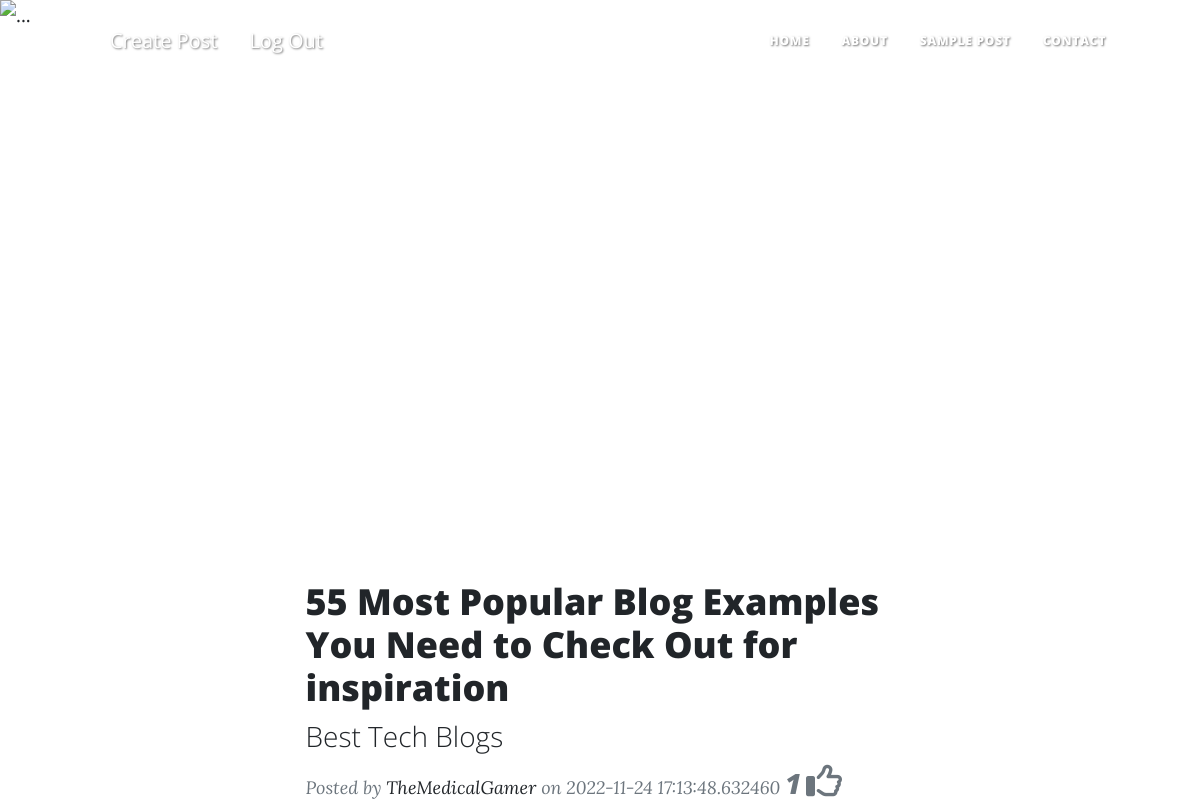
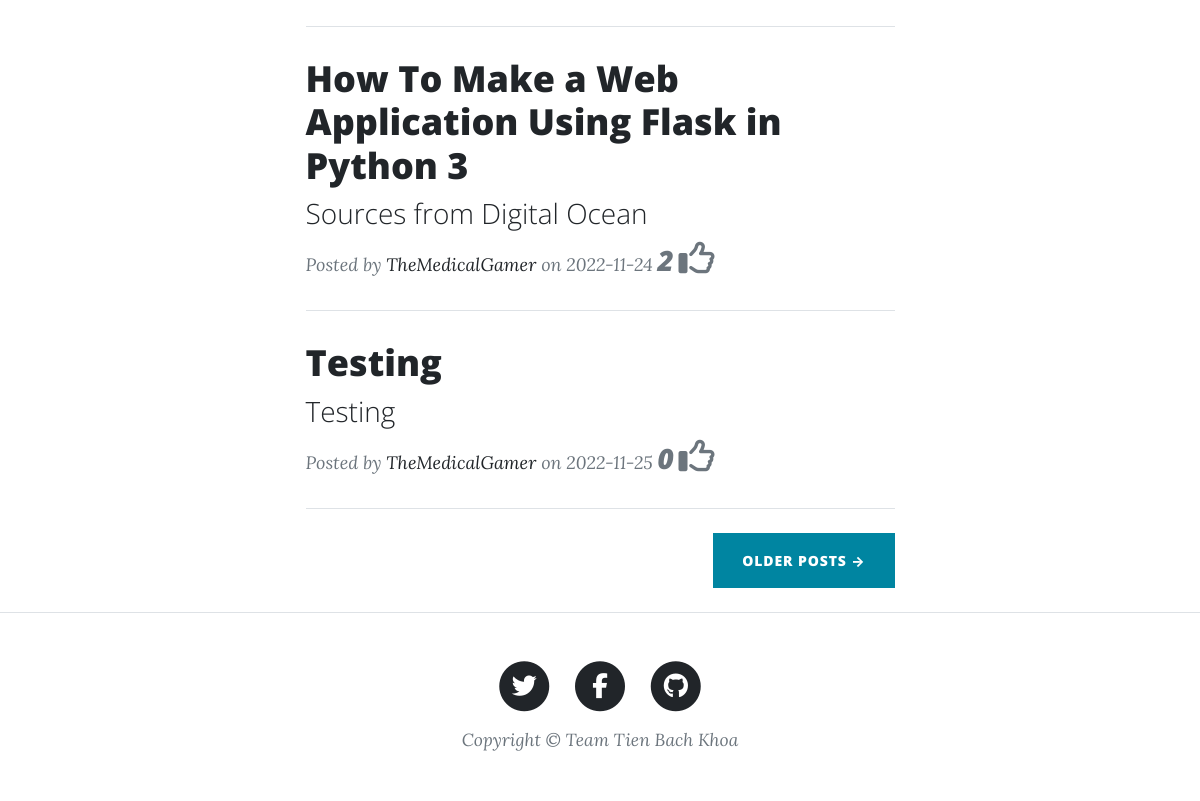
The app's page /TheMedicalGamer (signed in), older data (2 pictures, top to bottom).
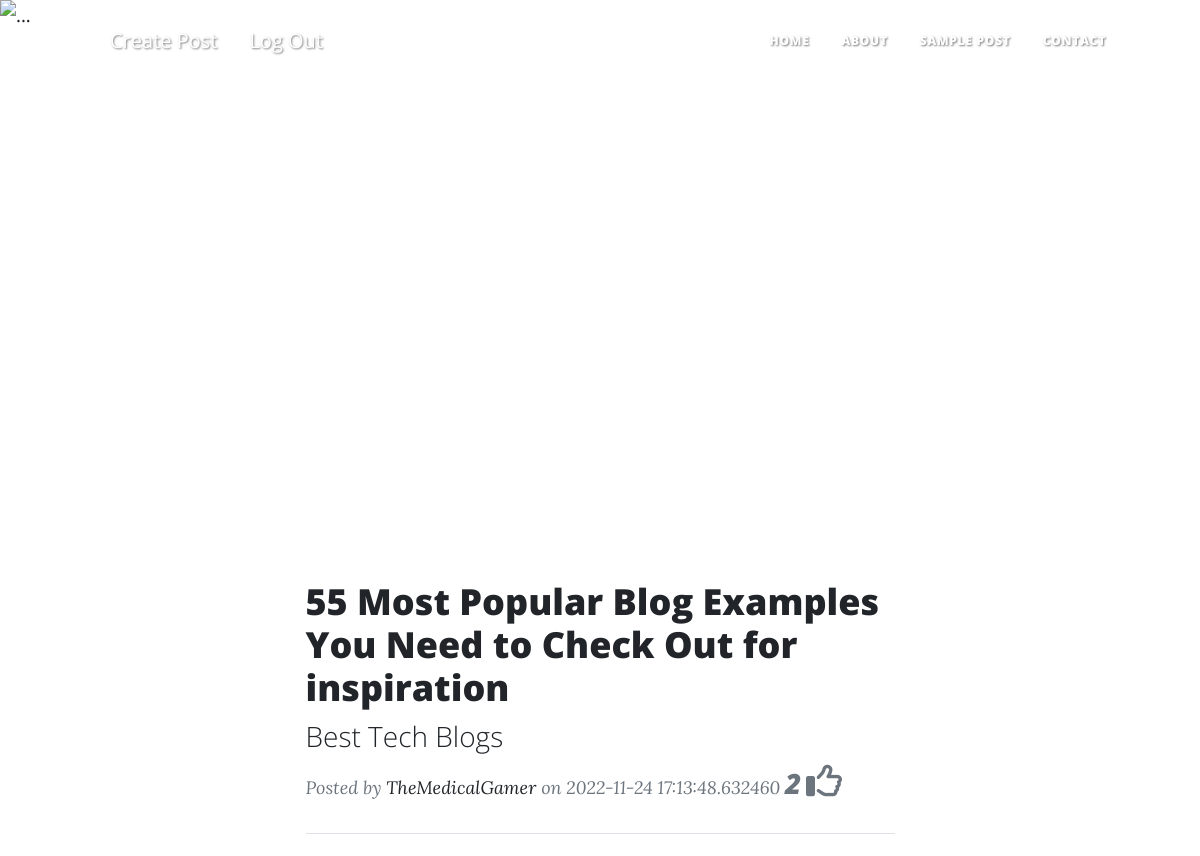
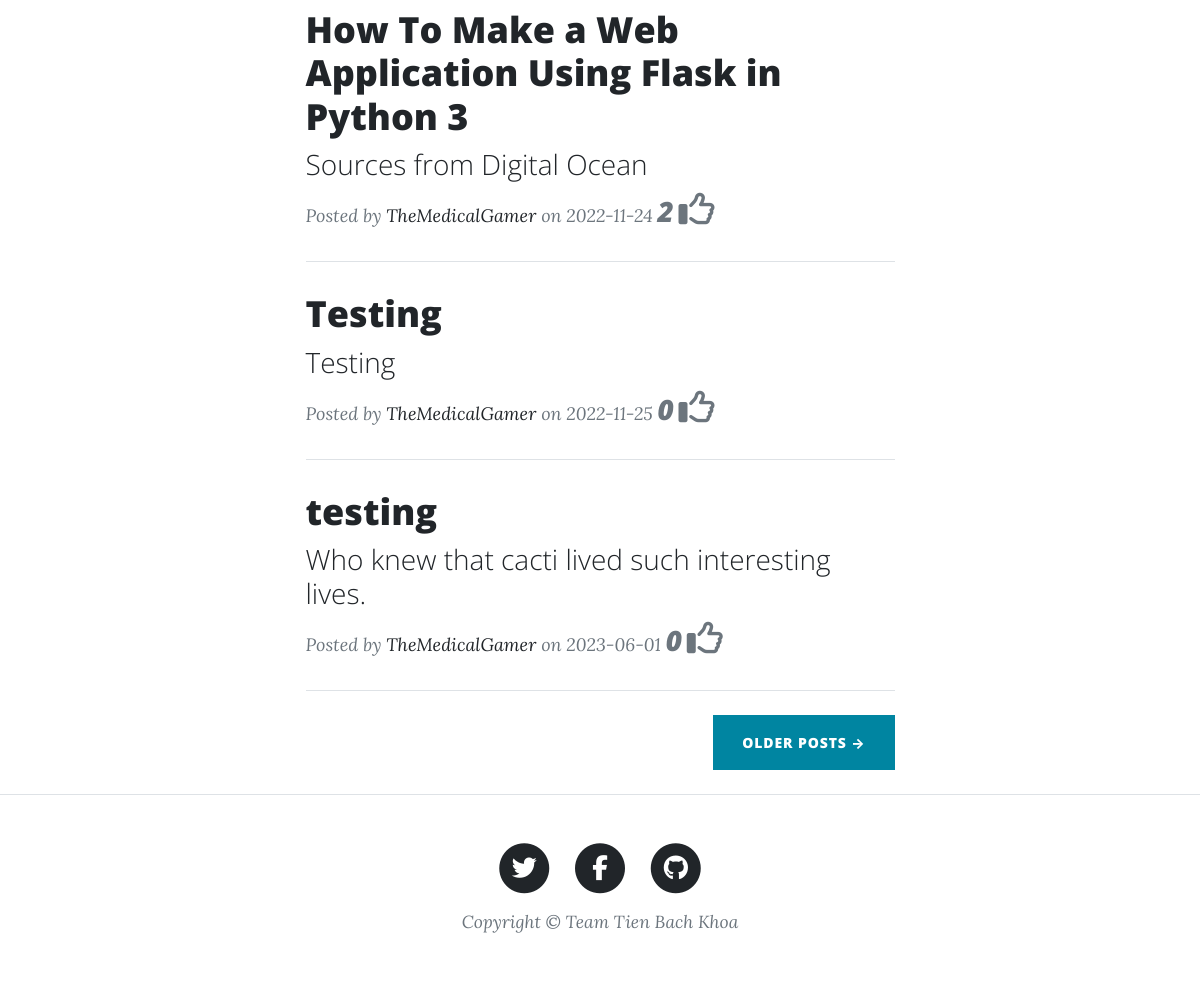
The same page, newer data (2 pictures, top to bottom).
### BetterBlog/modal/models.py (models this page shows)
class Post(db.Model):
    id = db.Column(db.Integer, primary_key=True)
    title = db.Column(db.String(250), unique=True, nullable=False)
    subtitle = db.Column(db.String(250), nullable=False)
    date_created = db.Column(db.String(150), default=datetime.today())
    body = db.Column(db.Text, nullable=False)
    author = db.Column(db.Integer, db.ForeignKey('user.id', ondelete="CASCADE"), nullable=False)
    img_url = db.Column(db.String(250), nullable=False)
    comments = db.relationship('Comment', backref='post', passive_deletes=True)
    likes = db.relationship('Like', backref="post", passive_deletes=True)
    def __repr__(self):
        return f'<Post "{self.title}">'

### BetterBlog/control/views.py (the view)
@view.route('/<user>', methods=["GET", "POST"])
@login_required
def get_user_post(user):
    name = get_user_name()
    try:
        posts = Post.query.filter_by(author=user).all()
        print(posts)
    except Exception as e:
        print(e)
        return render_template("handler/404.html")
    return render_template("index.html", all_posts=posts, name=name)

### BetterBlog/control/views.py (called while the page is built)
def get_user_name():
    if current_user.is_authenticated:
        return current_user.username
    return "GUEST"

### BetterBlog/templates/index.html (shortened to what this page needs)
{% include "header.html" %}
<header>
    <div class="carousel slide" data-bs-ride="carousel" id="carouselExampleControls">
        <div class="carousel-inner">
            <div class="carousel-item active">
                <a>
                    <img alt="..."
                         class="d-block w-100" id="carouselContents"
                         src="https://images.pexels.com/photos/674010/pexels-photo-674010.jpeg?cs=srgb&dl=pexels-anjana-c-674010.jpg&fm=jpg">
                </a>
                <div class="carousel-caption d-none d-md-block">
                    <h1> cac bai viet noi bai </h1>
                </div>
            </div>
        </div>
        <button class="carousel-control-prev" data-bs-slide="prev" data-bs-target="#carouselExampleControls"
                type="button">
            <span><i aria-hidden="true" class="fa fa-angle-left"></i></span>
        </button>
        <button class="carousel-control-next" data-bs-slide="next" data-bs-target="#carouselExampleControls"
                type="button">
            <span><i aria-hidden="true" class="fa fa-angle-right"></i></span>
        </button>
    </div>
</header>
<div class="container px-4 px-lg-5">
    <div class="row gx-4 gx-lg-5 justify-content-center">
        <div class="col-md-10 col-lg-8 col-xl-7">
            {% for post in all_posts %}
            <div class="lazy post-preview">
                <a href="post/{{post.id}}">
                    <h2 class="post-title">{{post.title}}</h2>
                    <h3 class="post-subtitle">{{post.subtitle}}</h3>
                </a>
                <p class="post-meta">
                    Posted by
                    <a href="#!">{{post.author}}</a>
                    on {{post.date_created}} <span class="h3">{{post.likes|length}}</span>&nbsp<i
                        class="fa-regular fa-thumbs-up fa-2x"></i>
                </p>
            </div>
            <hr class="my-4"/>
            {% endfor %}
            <div class="d-flex justify-content-end mb-4"><a class="btn btn-primary text-uppercase"
                                                            href="{{url_for('views.getAllPost')}}">Older Posts
                →</a></div>
        </div>
    </div>
</div>
{% include "footer.html" %}

### BetterBlog/templates/header.html (shortened to what this page needs)
<!DOCTYPE html>
<html lang="en">
<head>
    <link href="https://cdn.jsdelivr.net/npm/bootstrap@5.0.2/dist/css/bootstrap.min.css"
 rel="stylesheet">
    <link href="{{url_for('static',filename='css/styles.css')}}" rel="stylesheet" type="text/css"/>
</head>
<body>
<nav class="navbar navbar-expand-lg navbar-light" id="mainNav">
    <div class="container px-4 px-lg-5">
        <a class="navbar-brand" href="/">
            {% if name == "GUEST" %}
            <a class="nav-link" href="{{ url_for('auth.loginUser') }}">Sign In</a>
            {% else %}
            <a class="nav-link" href="{{ url_for('views.create_post') }}">Create Post</a>
            <a class="nav-link" href="{{ url_for('auth.logoutUser') }}">Log Out</a>
            {% endif %}
        </a>
        <div class="collapse navbar-collapse" id="navbarResponsive">
            <ul class="navbar-nav ms-auto py-4 py-lg-0">
                <li class="nav-item"><a class="nav-link px-lg-3 py-3 py-lg-4"
                                        href="{{url_for('views.getHomePage')}}">Home</a></li>
                <li class="nav-item"><a class="nav-link px-lg-3 py-3 py-lg-4"
                                        href="{{url_for('views.get_about')}}">About</a></li>
                <li class="nav-item"><a class="nav-link px-lg-3 py-3 py-lg-4"
                                        href="{{url_for('views.show_first_post')}}">Sample Post</a></li>
                <li class="nav-item"><a class="nav-link px-lg-3 py-3 py-lg-4"
                                        href="{{url_for('views.send_contact')}}">Contact</a></li>
            </ul>
        </div>
    </div>
</nav>

### BetterBlog/templates/footer.html (shortened to what this page needs)
        <footer class="border-top">
            <div class="container px-4 px-lg-5">
                <div class="row gx-4 gx-lg-5 justify-content-center">
                    <div class="col-md-10 col-lg-8 col-xl-7">
                        <ul class="list-inline text-center">
                            <li class="list-inline-item">
                                <a href="#!">
                                    <span class="fa-stack fa-lg">
                                        <i class="fas fa-circle fa-stack-2x"></i>
                                        <i class="fab fa-twitter fa-stack-1x fa-inverse"></i>
                                    </span>
                                </a>
                            </li>
                            <li class="list-inline-item">
                                <a href="#!">
                                    <span class="fa-stack fa-lg">
                                        <i class="fas fa-circle fa-stack-2x"></i>
                                        <i class="fab fa-facebook-f fa-stack-1x fa-inverse"></i>
                                    </span>
                                </a>
                            </li>
                            <li class="list-inline-item">
                                <a href="#!">
                                    <span class="fa-stack fa-lg">
                                        <i class="fas fa-circle fa-stack-2x"></i>
                                        <i class="fab fa-github fa-stack-1x fa-inverse"></i>
                                    </span>
                                </a>
                            </li>
                        </ul>
                        <div class="small text-center text-muted fst-italic">Copyright &copy; Team Tien Bach Khoa</div>
                    </div>
                </div>
            </div>
        </footer>
        </body>
        </html>

Row changes from the older to the newer data that the page shows:
computed for Post "55 Most Popular Blog Examples You Need to Check Out for inspiration": likes|length "1" → "2"
added Post: title "testing", subtitle "Who knew that cacti lived such interesting lives.", author "TheMedicalGamer", date_created "2023-06-01", likes|length "0"
